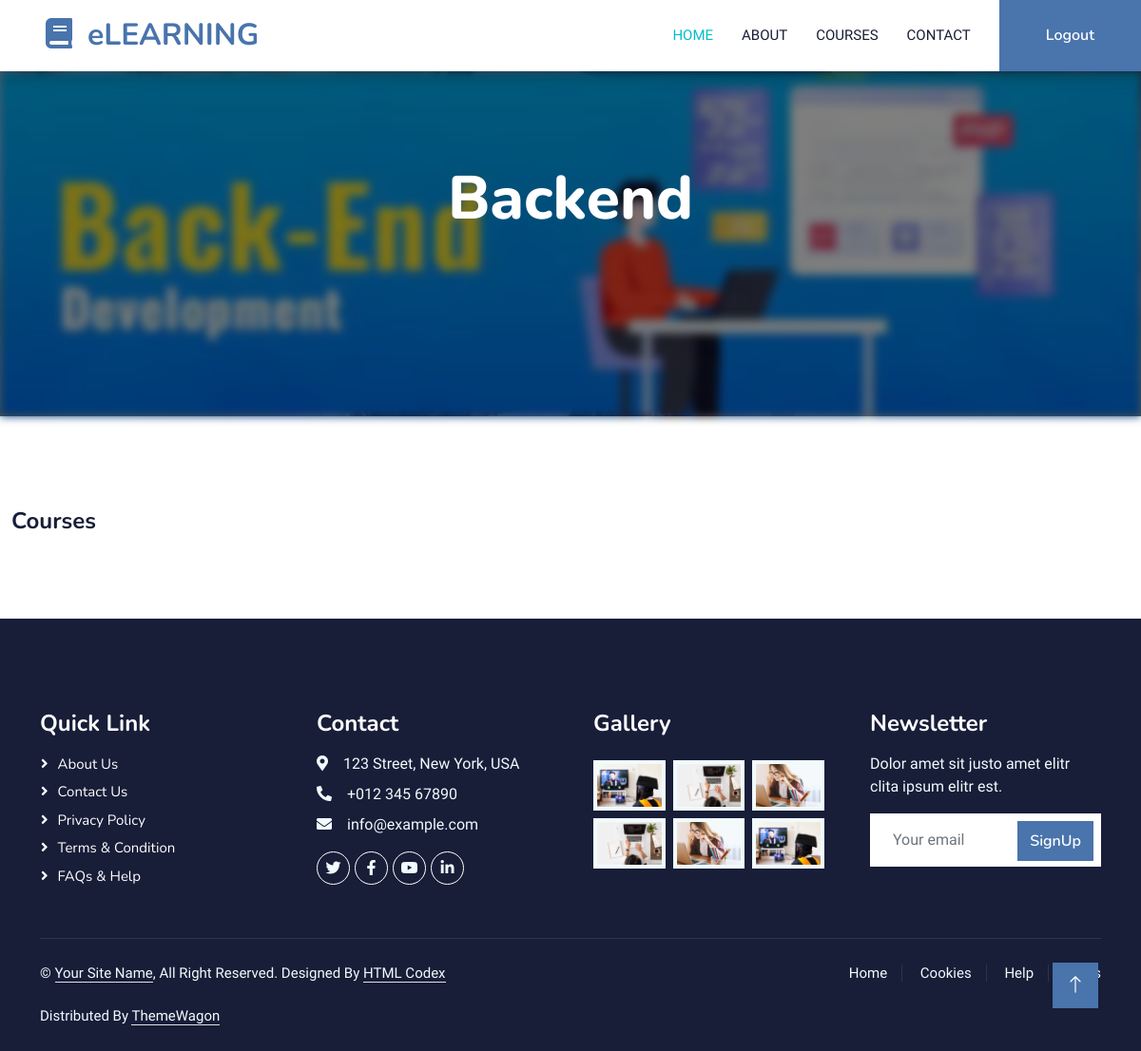
The page /category_detail/3 (signed in) on the database as committed earlier.
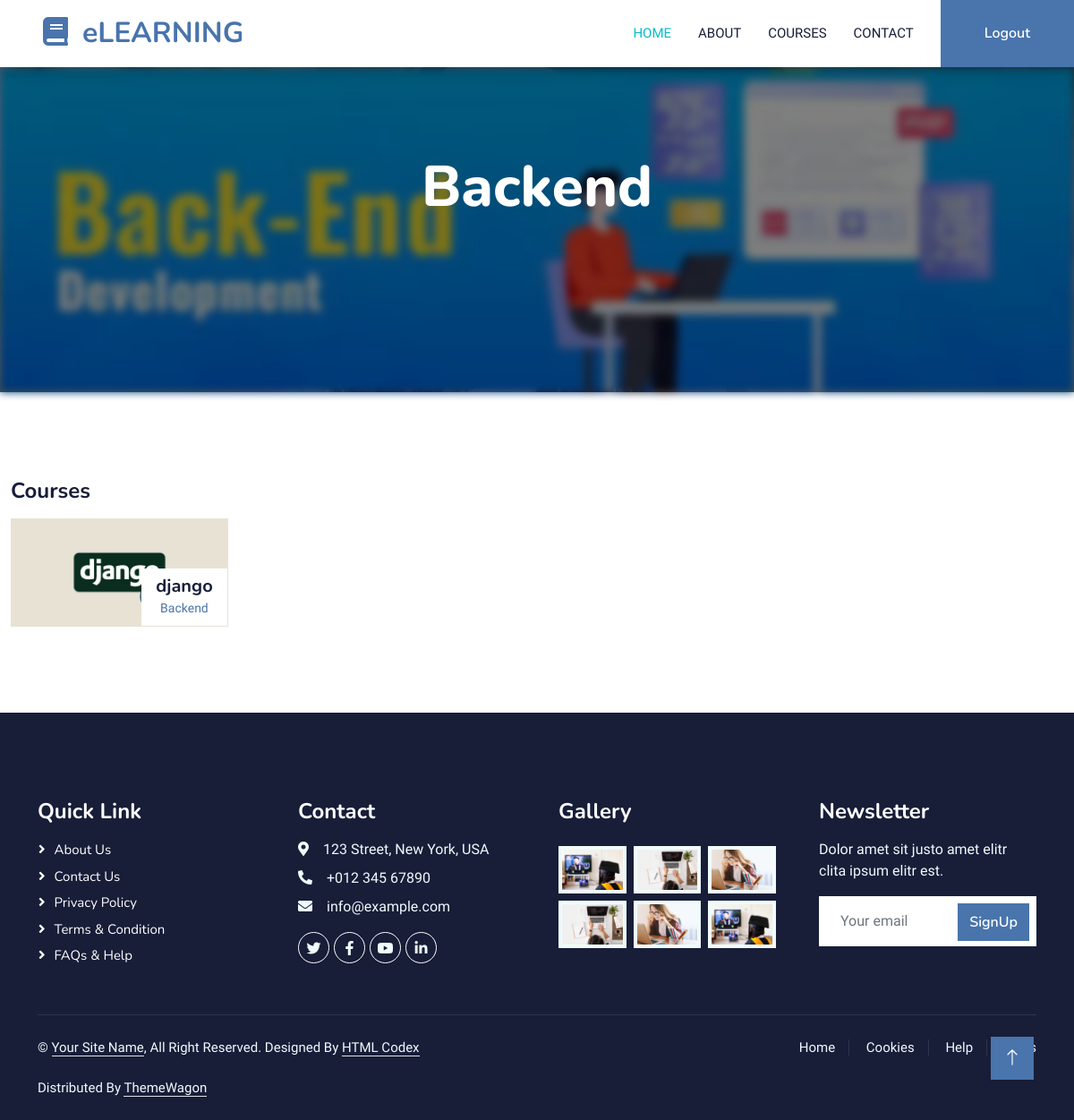
The same page on the database as committed later.
### courses/models.py (models this page shows, shortened)
class Course(models.Model):
    name = models.CharField(max_length=255)
    image = models.ImageField(upload_to="course/")
    category = models.ForeignKey(
        CourseCategory, related_name="courses", on_delete=models.CASCADE
    )
    description = models.TextField()
    created_at = models.DateTimeField(auto_now_add=True)

class CourseCategory(models.Model):
    name = models.CharField(max_length=255)
    description = models.TextField()
    image = models.ImageField(upload_to="category/")
    created_at = models.DateTimeField(auto_now_add=True)
    class Meta:
        verbose_name_plural = "Course Categories"

### courses/views.py (the view)
# urls.py: path("category_detail/<int:category_id>", category_detail, name="category_detail"),
def category_detail(request, category_id):
    category = CourseCategory.objects.get(id=category_id)
    return render(
        request, "courses/category_detail.html", context={"category": category}
    )

### courses/templates/courses/category_detail.html (shortened to what this page needs)
{% extends 'base.html' %}
{% load static %}
{% block content %}
  <div class="container-fluid bg-primary py-5 mb-5 page-header position-relative">
    <div class="w-100 h-100 position-absolute top-0 start-0">
      <img class="w-100 h-100" src="{{ category.image.url }}" alt="" style="object-fit: cover; filter: brightness(0.5) blur(5px);z-index: -1;" />
    </div>
    <div class="container py-5">
      <div class="row justify-content-center">
        <div class="col-lg-10 text-center">
          <div>
            <h1 class="display-3 text-white animated slideInDown">{{ category.name }}</h1>
            <h2>{{ category.description }}</h2>
          </div>
          <nav aria-label="breadcrumb">
            <ol class="breadcrumb justify-content-center">
              <li class="breadcrumb-item">
                <a class="text-white" href="{% static '#' %}">Home</a>
              </li>
              <li aria-current="page" class="breadcrumb-item text-white active">Category Detail</li>
            </ol>
          </nav>
        </div>
      </div>
    </div>
  </div>
  <div class="container-xxl py-5">
    <div class="row g-4">
      <div class="col-lg-8 col-md-12 wow fadeInUp" data-wow-delay="0.3s">
        <h4 class="mb-3">Courses</h4>
        <div class="row g-4">
          {% for course in category.courses.all %}
              <div class="col-lg-4 col-md-6" onclick="window.location.href='{% url 'courses:course_detail' course.id %}';" style="cursor: pointer;">
                <div class="position-relative overflow-hidden">
                  <img class="img-fluid" src="{{ course.image.url }}" alt="" />
                  <div class="bg-white text-center position-absolute bottom-0 end-0 py-2 px-3" style="margin: 1px;">
                    <h5 class="m-0">{{ course.name }}</h5>
                    <small class="text-primary">{{ course.category.name }}</small>
                  </div>
                </div>
              </div>
          {% endfor %}
        </div>
      </div>
    </div>
  </div>
{% endblock %}

Rows that differ between the two databases and show on the page:
added Course: image (picture), name "django", category.name "Backend"
